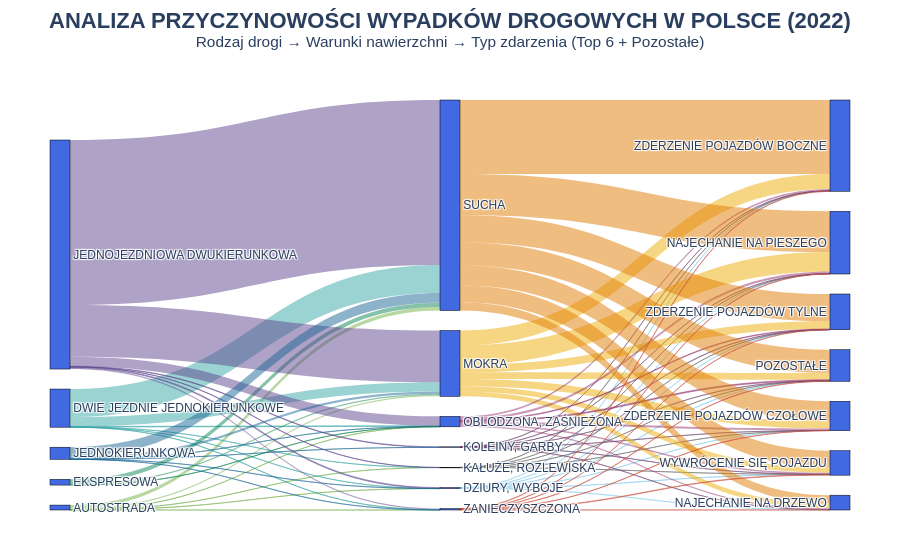

Source (notebook cell):
### Code cell
# Renderowanie
fig = go.Figure(go.Sankey(
    arrangement = "snap",
    node = dict(
        pad = 20, thickness = 20,
        line = dict(color = "black", width = 0.5),
        label = [n.strip().upper() for n in nodes],
        color = "royalblue"
    ),
    link = dict(source = sources, target = targets, value = values, color = link_colors)
))

# Layout
fig.update_layout(
    title={
        'text': "<b>ANALIZA PRZYCZYNOWOŚCI WYPADKÓW DROGOWYCH W POLSCE (2022)</b><br><sup>Rodzaj drogi → Warunki nawierzchni → Typ zdarzenia (Top 6 + Pozostałe)</sup>",
        'y': 0.95,
        'x': 0.5,
        'xanchor': 'center',
        'yanchor': 'top',
        'font': {'size': 22}
    },
    font=dict(size=12, family="Arial"),
    autosize=True,
    margin=dict(l=50, r=50, t=100, b=50),
    paper_bgcolor="white"
)

fig.write_html("analiza_wypadkow_2022.html", include_plotlyjs='cdn')

fig.show()

### Figure 1 — Plotly figure (JSON) as saved in the notebook; plotly's stock layout.template omitted (floating-point values rounded to 4 significant figures)
{"data": [{"arrangement": "snap", "link": {"color": ["rgba(115, 175, 72, 0.5)", "rgba(115, 175, 72, 0.5)", "rgba(115, 175, 72, 0.5)", "rgba(115, 175, 72, 0.5)", "rgba(115, 175, 72, 0.5)", "rgba(115, 175, 72, 0.5)", "rgba(56, 166, 165, 0.5)", "rgba(56, 166, 165, 0.5)", "rgba(56, 166, 165, 0.5)", "rgba(56, 166, 165, 0.5)", "rgba(56, 166, 165, 0.5)", "rgba(56, 166, 165, 0.5)", "rgba(15, 133, 84, 0.5)", "rgba(15, 133, 84, 0.5)", "rgba(15, 133, 84, 0.5)", "rgba(95, 70, 144, 0.5)", "rgba(95, 70, 144, 0.5)", "rgba(95, 70, 144, 0.5)", "rgba(95, 70, 144, 0.5)", "rgba(95, 70, 144, 0.5)", "rgba(95, 70, 144, 0.5)", "rgba(95, 70, 144, 0.5)", "rgba(29, 105, 150, 0.5)", "rgba(29, 105, 150, 0.5)", "rgba(29, 105, 150, 0.5)", "rgba(29, 105, 150, 0.5)", "rgba(29, 105, 150, 0.5)", "rgba(29, 105, 150, 0.5)", "rgba(136, 204, 238, 0.5)", "rgba(136, 204, 238, 0.5)", "rgba(136, 204, 238, 0.5)", "rgba(136, 204, 238, 0.5)", "rgba(136, 204, 238, 0.5)", "rgba(136, 204, 238, 0.5)", "rgba(136, 204, 238, 0.5)", "rgba(102, 102, 102, 0.5)", "rgba(102, 102, 102, 0.5)", "rgba(102, 102, 102, 0.5)", "rgba(102, 102, 102, 0.5)", "rgba(102, 102, 102, 0.5)", "rgba(102, 102, 102, 0.5)", "rgba(111, 64, 112, 0.5)", "rgba(111, 64, 112, 0.5)", "rgba(111, 64, 112, 0.5)", "rgba(111, 64, 112, 0.5)", "rgba(111, 64, 112, 0.5)", "rgba(111, 64, 112, 0.5)", "rgba(111, 64, 112, 0.5)", "rgba(237, 173, 8, 0.5)", "rgba(237, 173, 8, 0.5)", "rgba(237, 173, 8, 0.5)", "rgba(237, 173, 8, 0.5)", "rgba(237, 173, 8, 0.5)", "rgba(237, 173, 8, 0.5)", "rgba(237, 173, 8, 0.5)", "rgba(148, 52, 110, 0.5)", "rgba(148, 52, 110, 0.5)", "rgba(148, 52, 110, 0.5)", "rgba(148, 52, 110, 0.5)", "rgba(148, 52, 110, 0.5)", "rgba(148, 52, 110, 0.5)", "rgba(148, 52, 110, 0.5)", "rgba(225, 124, 5, 0.5)", "rgba(225, 124, 5, 0.5)", "rgba(225, 124, 5, 0.5)", "rgba(225, 124, 5, 0.5)", "rgba(225, 124, 5, 0.5)", "rgba(225, 124, 5, 0.5)", "rgba(225, 124, 5, 0.5)", "rgba(204, 80, 62, 0.5)", "rgba(204, 80, 62, 0.5)", "rgba(204, 80, 62, 0.5)", "rgba(204, 80, 62, 0.5)", "rgba(204, 80, 62, 0.5)", "rgba(204, 80, 62, 0.5)", "rgba(204, 80, 62, 0.5)"], "source": [4, 4, 4, 4, 4, 4, 2, 2, 2, 2, 2, 2, 3, 3, 3, 0, 0, 0, 0, 0, 0, 0, 1, 1, 1, 1, 1, 1, 11, 11, 11, 11, 11, 11, 11, 10, 10, 10, 10, 10, 10, 9, 9, 9, 9, 9, 9, 9, 5, 5, 5, 5, 5, 5, 5, 8, 8, 8, 8, 8, 8, 8, 6, 6, 6, 6, 6, 6, 6, 7, 7, 7, 7, 7, 7, 7], "target": [11, 10, 5, 8, 6, 7, 11, 10, 5, 8, 6, 7, 5, 8, 6, 11, 10, 9, 5, 8, 6, 7, 11, 9, 5, 8, 6, 7, 12, 13, 14, 16, 17, 18, 15, 13, 14, 16, 17, 18, 15, 12, 13, 14, 16, 17, 18, 15, 12, 13, 14, 16, 17, 18, 15, 12, 13, 14, 16, 17, 18, 15, 12, 13, 14, 16, 17, 18, 15, 12, 13, 14, 16, 17, 18, 15], "value": [1, 1, 94, 8, 256, 2, 2, 4, 675, 47, 2068, 10, 99, 11, 314, 69, 12, 39, 3811, 691, 12129, 88, 1, 1, 163, 12, 710, 3, 16, 7, 18, 16, 12, 1, 3, 3, 1, 1, 8, 2, 2, 6, 2, 5, 7, 9, 8, 3, 354, 1428, 492, 393, 1090, 527, 558, 99, 159, 71, 118, 129, 146, 47, 610, 2999, 1716, 1227, 5447, 1466, 2012, 5, 11, 17, 39, 18, 11, 2]}, "node": {"color": "royalblue", "label": ["JEDNOJEZDNIOWA DWUKIERUNKOWA", "JEDNOKIERUNKOWA", "DWIE JEZDNIE JEDNOKIERUNKOWE", "EKSPRESOWA", "AUTOSTRADA", "MOKRA", "SUCHA", "ZANIECZYSZCZONA", "OBLODZONA, ZAŚNIEŻONA", "KOLEINY, GARBY", "KAŁUŻE, ROZLEWISKA", "DZIURY, WYBOJE", "NAJECHANIE NA DRZEWO", "NAJECHANIE NA PIESZEGO", "POZOSTAŁE", "ZDERZENIE POJAZDÓW TYLNE", "WYWRÓCENIE SIĘ POJAZDU", "ZDERZENIE POJAZDÓW BOCZNE", "ZDERZENIE POJAZDÓW CZOŁOWE"], "line": {"color": "black", "width": 0.5}, "pad": 20, "thickness": 20}, "type": "sankey"}], "layout": {"autosize": true, "font": {"family": "Arial", "size": 12}, "margin": {"b": 50, "l": 50, "r": 50, "t": 100}, "paper_bgcolor": "white", "title": {"font": {"size": 22}, "text": "<b>ANALIZA PRZYCZYNOWOŚCI WYPADKÓW DROGOWYCH W POLSCE (2022)</b><br><sup>Rodzaj drogi → Warunki nawierzchni → Typ zdarzenia (Top 6 + Pozostałe)</sup>", "x": 0.5, "xanchor": "center", "y": 0.95, "yanchor": "top"}}}
